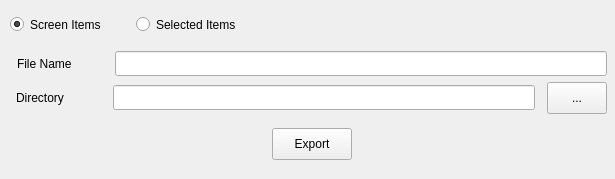
<?xml version="1.0" encoding="UTF-8"?>
<ui version="4.0">
 <class>export_dialog_box_2</class>
 <widget class="QDialog" name="export_dialog_box_2">
  <property name="geometry">
   <rect>
    <x>0</x>
    <y>0</y>
    <width>615</width>
    <height>179</height>
   </rect>
  </property>
  <property name="minimumSize">
   <size>
    <width>615</width>
    <height>179</height>
   </size>
  </property>
  <property name="maximumSize">
   <size>
    <width>615</width>
    <height>179</height>
   </size>
  </property>
  <property name="windowTitle">
   <string>Export</string>
  </property>
  <widget class="QWidget" name="layoutWidget">
   <property name="geometry">
    <rect>
     <x>10</x>
     <y>0</y>
     <width>604</width>
     <height>170</height>
    </rect>
   </property>
   <layout class="QVBoxLayout" name="verticalLayout_2">
    <property name="spacing">
     <number>-1</number>
    </property>
    <property name="topMargin">
     <number>4</number>
    </property>
    <property name="rightMargin">
     <number>0</number>
    </property>
    <item>
     <layout class="QHBoxLayout" name="horizontalLayout">
      <item>
       <widget class="QRadioButton" name="radioButton_screen_items">
        <property name="minimumSize">
         <size>
          <width>120</width>
          <height>25</height>
         </size>
        </property>
        <property name="maximumSize">
         <size>
          <width>120</width>
          <height>25</height>
         </size>
        </property>
        <property name="focusPolicy">
         <enum>Qt::NoFocus</enum>
        </property>
        <property name="text">
         <string>Screen Items</string>
        </property>
        <property name="checked">
         <bool>true</bool>
        </property>
        <attribute name="buttonGroup">
         <string notr="true">buttonGroup</string>
        </attribute>
       </widget>
      </item>
      <item>
       <widget class="QRadioButton" name="radioButton_selected_items">
        <property name="minimumSize">
         <size>
          <width>120</width>
          <height>25</height>
         </size>
        </property>
        <property name="maximumSize">
         <size>
          <width>120</width>
          <height>25</height>
         </size>
        </property>
        <property name="focusPolicy">
         <enum>Qt::NoFocus</enum>
        </property>
        <property name="text">
         <string>Selected Items</string>
        </property>
        <attribute name="buttonGroup">
         <string notr="true">buttonGroup</string>
        </attribute>
       </widget>
      </item>
      <item>
       <spacer name="horizontalSpacer">
        <property name="orientation">
         <enum>Qt::Horizontal</enum>
        </property>
        <property name="sizeHint" stdset="0">
         <size>
          <width>40</width>
          <height>20</height>
         </size>
        </property>
       </spacer>
      </item>
     </layout>
    </item>
    <item>
     <layout class="QVBoxLayout" name="verticalLayout">
      <item>
       <layout class="QHBoxLayout" name="horizontalLayout_3">
        <property name="spacing">
         <number>-1</number>
        </property>
        <item>
         <widget class="QLabel" name="label">
          <property name="minimumSize">
           <size>
            <width>85</width>
            <height>25</height>
           </size>
          </property>
          <property name="maximumSize">
           <size>
            <width>85</width>
            <height>25</height>
           </size>
          </property>
          <property name="text">
           <string>File Name</string>
          </property>
         </widget>
        </item>
        <item>
         <widget class="QLineEdit" name="lineEdit_saved_name">
          <property name="minimumSize">
           <size>
            <width>492</width>
            <height>25</height>
           </size>
          </property>
          <property name="maximumSize">
           <size>
            <width>492</width>
            <height>25</height>
           </size>
          </property>
          <property name="readOnly">
           <bool>false</bool>
          </property>
         </widget>
        </item>
       </layout>
      </item>
      <item>
       <layout class="QHBoxLayout" name="horizontalLayout_2">
        <item>
         <widget class="QLabel" name="label_2">
          <property name="minimumSize">
           <size>
            <width>85</width>
            <height>25</height>
           </size>
          </property>
          <property name="maximumSize">
           <size>
            <width>85</width>
            <height>25</height>
           </size>
          </property>
          <property name="text">
           <string>Directory</string>
          </property>
         </widget>
        </item>
        <item>
         <widget class="QLineEdit" name="lineEdit_export_path">
          <property name="sizePolicy">
           <sizepolicy hsizetype="Fixed" vsizetype="Fixed">
            <horstretch>0</horstretch>
            <verstretch>0</verstretch>
           </sizepolicy>
          </property>
          <property name="minimumSize">
           <size>
            <width>422</width>
            <height>25</height>
           </size>
          </property>
          <property name="maximumSize">
           <size>
            <width>422</width>
            <height>25</height>
           </size>
          </property>
          <property name="readOnly">
           <bool>true</bool>
          </property>
         </widget>
        </item>
        <item>
         <widget class="QPushButton" name="pushButton_select_path">
          <property name="minimumSize">
           <size>
            <width>60</width>
            <height>32</height>
           </size>
          </property>
          <property name="maximumSize">
           <size>
            <width>60</width>
            <height>32</height>
           </size>
          </property>
          <property name="focusPolicy">
           <enum>Qt::NoFocus</enum>
          </property>
          <property name="text">
           <string>...</string>
          </property>
         </widget>
        </item>
       </layout>
      </item>
     </layout>
    </item>
    <item>
     <layout class="QHBoxLayout" name="horizontalLayout_4">
      <property name="spacing">
       <number>-1</number>
      </property>
      <item>
       <spacer name="horizontalSpacer_2">
        <property name="orientation">
         <enum>Qt::Horizontal</enum>
        </property>
        <property name="sizeHint" stdset="0">
         <size>
          <width>40</width>
          <height>20</height>
         </size>
        </property>
       </spacer>
      </item>
      <item>
       <widget class="QPushButton" name="pushButton_export">
        <property name="minimumSize">
         <size>
          <width>0</width>
          <height>32</height>
         </size>
        </property>
        <property name="maximumSize">
         <size>
          <width>16777215</width>
          <height>32</height>
         </size>
        </property>
        <property name="focusPolicy">
         <enum>Qt::NoFocus</enum>
        </property>
        <property name="text">
         <string>Export</string>
        </property>
       </widget>
      </item>
      <item>
       <spacer name="horizontalSpacer_3">
        <property name="orientation">
         <enum>Qt::Horizontal</enum>
        </property>
        <property name="sizeHint" stdset="0">
         <size>
          <width>40</width>
          <height>20</height>
         </size>
        </property>
       </spacer>
      </item>
     </layout>
    </item>
   </layout>
  </widget>
 </widget>
 <resources/>
 <connections/>
 <buttongroups>
  <buttongroup name="buttonGroup"/>
 </buttongroups>
</ui>
